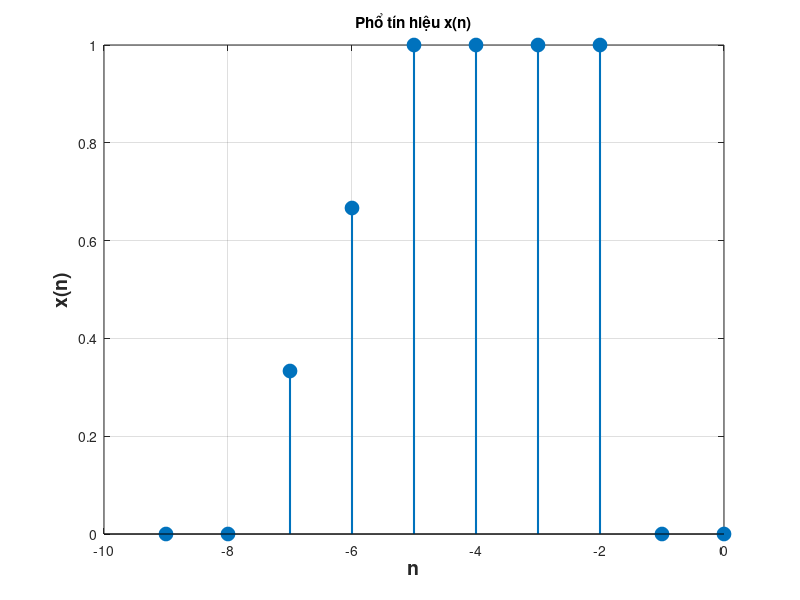

This figure's MATLAB source:
% Tín hiệu x(n)
n = -9:0;
x = [0, 0, 1/3, 2/3, 1, 1, 1, 1, 0, 0];

% Vẽ biểu đồ
stem(n, x, 'filled', 'MarkerSize', 10, 'LineWidth', 1.5);
xlabel('n','FontWeight','bold','FontSize',14,'Color',[0.15 0.15 0.15]);
ylabel('x(n)','FontWeight','bold','FontSize',14,'Color',[0.15 0.15 0.15]);
title('Phổ tín hiệu x(n)');
grid on;
